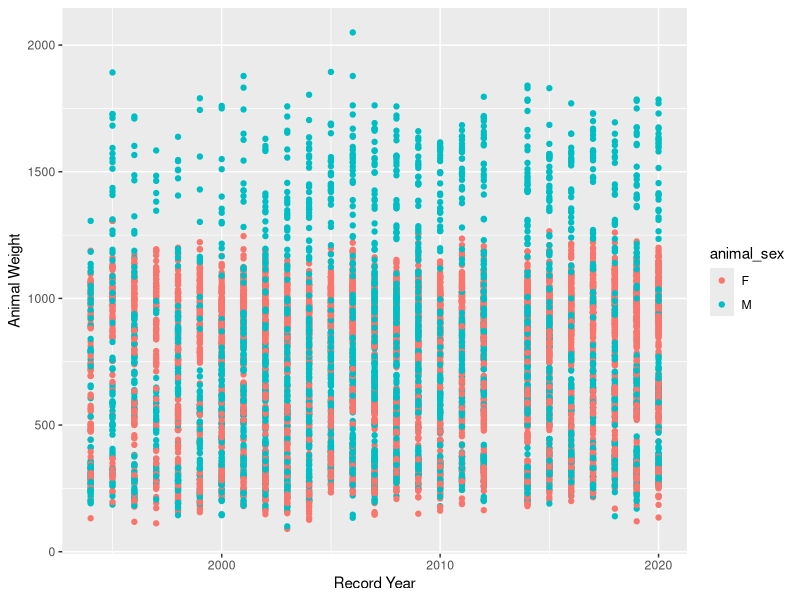

This figure's R source:
## ---- chunk 1
knitr::opts_chunk$set(echo = TRUE, message = FALSE, warning = FALSE)
## ---- chunk 2
library(tidyverse)

# Read in the bison dataset
bison <- read_csv("data/bison_data.csv")
## ---- chunk 3
nrow(bison)
ncol(bison)
names(bison)
summary(bison)
## ---- chunk 4
female_bison <- bison %>%
  filter(animal_sex == "F")
## ---- chunk 5
bison <- bison %>%
  mutate(age_at_recording = rec_year - animal_yob)
## ---- chunk 6
bison <- bison %>%
  mutate(weight_category = if_else(animal_weight > 800, "Heavy", "Light"))
## ---- chunk 7
avg_weight <- bison %>%
  group_by(animal_sex) %>%
  summarize(avg_weight = mean(animal_weight, na.rm = TRUE))
## ---- chunk 8
subset_bison <- bison %>%
  select(animal_code, animal_sex, animal_weight, rec_year) %>%
  arrange(desc(animal_weight))
## ---- chunk 9
ggplot(bison) +
  geom_point(aes(x = rec_year, y = animal_weight, color = animal_sex)) +
  ylab("Animal Weight") +
  xlab("Record Year")
